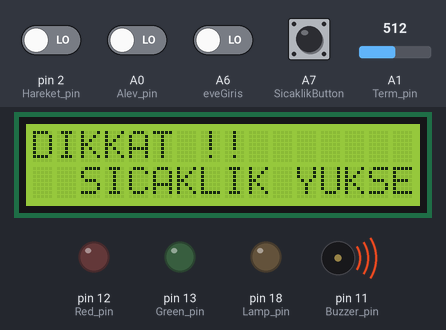
Simulated run of this sketch. Board: Arduino Mega 2560, built with avr-gcc and run on an emulated ATmega2560. Parts: 16×2 character LCD, output pins drawn as LEDs (lit = HIGH), buzzer (waves = sounding, pin HIGH). Dashed ring = blinking. The test bench sets the inputs (shaded band); at power-on: A0 (Alev_pin), A6 (eveGiris), A7 (SicaklikButton), pin 2 (Hareket_pin) LOW, A1 (Term_pin) = 512.

Above: at 1.2 s.
1.3 s: pin 2 (Hareket_pin) driven HIGH
At 2.5 s:
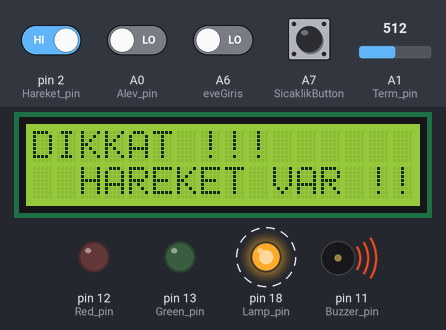
5.4 s: A1 (Term_pin) set to 65
7.6 s: A1 (Term_pin) set to 56
At 8.5 s:
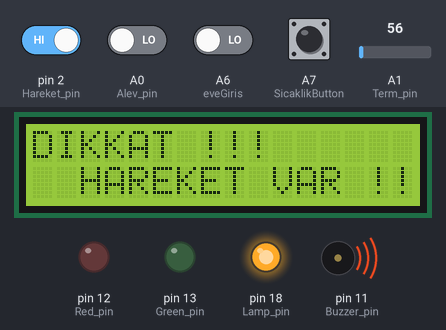
9.6 s: A0 (Alev_pin) driven HIGH
At 10.5 s:
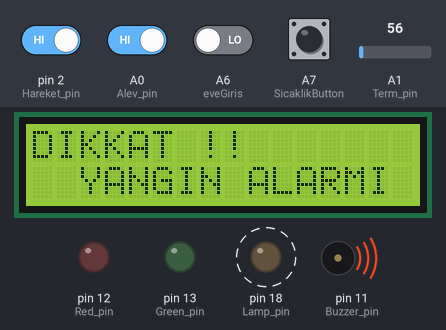
13.7 s: A1 (Term_pin) set to 20
At 15.9 s:
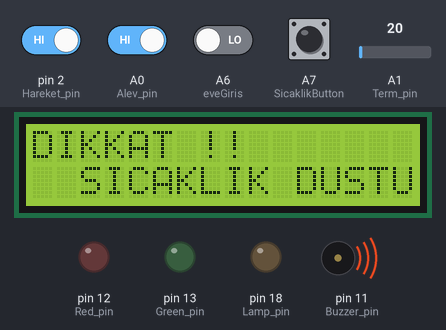
17.8 s: A7 (SicaklikButton) pulled HIGH for 0.6 s
At 18.9 s:
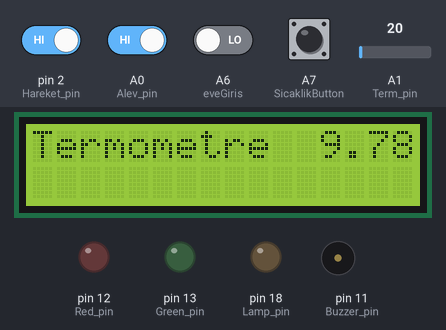
Timing chart, 0 to 21.6 s (numbered marks = the images above; inputs shaded):
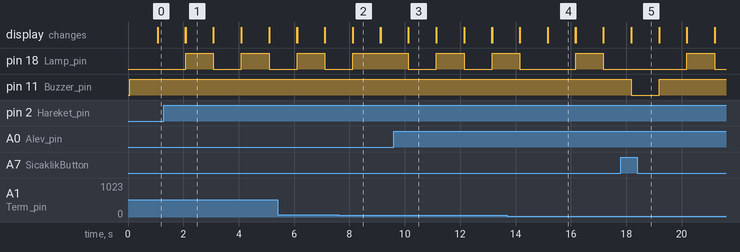

Measured:
- the behaviour switches between 62 and 61 on A1 (Term_pin) (found by bisection; images 1 and 2)
- after the input at 1.3 s, pin 18 (Lamp_pin): alternates HIGH for 1.0 s and LOW for 1.0 s, starting after 0.78 s; the display: first differs from a run without the input after 0.78 s (image 1)
- after the input at 7.6 s, pin 18 (Lamp_pin): goes on until 8.1 s, then stays HIGH
- after the input at 9.6 s, pin 18 (Lamp_pin): alternates HIGH for 1.0 s and LOW for 1.0 s, starting after 0.53 s; the display: changes after 0.53 s (image 3)
- after the input at 13.7 s, the display: first differs from a run without the input after 1.5 s (image 4)
- after the input at 17.8 s, pin 11 (Buzzer_pin): HIGH → LOW after 0.37 s, → HIGH 1.0 s later; the display: changes after 0.38 s (image 5)
- what the display in image 1 shows lasts 1.0 s, from 2.1 s to 3.1 s

The sketch:

Proje_Ak_ll__Ev.ino
```cpp
//200202061-200202062
//Tuğçe Nur Kardelen Mutlu-Zeynep Sinoğlu
#include <LiquidCrystal.h>
#include <Keypad.h>
LiquidCrystal lcd(34,33,32,31,30,29);

int Red_pin=12;
int Green_pin =13;
int Buzzer_pin=11;
int Lamp_pin=18;
int Alev_pin=A0;

const byte Satir=4;//keypad tanımlaması
const byte Sutun=3;
String sifre="4165";
String girilenSifre="";

int Term_pin=A1;//termometre
float TempCel=0;//okumayı voltaja dönüştürür.
float Temp=0;//voltajı santigrata çevirir.
int TempValue=0;//Sıcaklık Sensorunden bir okuma alır.
int Hareket_pin=2;
int eveGiris=A6;
int SicaklikButton=A7;

char Tuslar[Satir][Sutun]={//keypad tanımı
  {'1','2','3'},
  {'4','5','6'},
  {'7','8','9'},
  {'*','0','#'}
  };
  byte SatPins[Satir]={9,8,7,6};
  byte SutPins[Sutun]={5,4,3};
Keypad TusTakimi=Keypad(makeKeymap(Tuslar),SatPins,SutPins,Satir,Sutun);

void setup() {
 lcd.begin(16,2);
 lcd.setCursor(1,2);
pinMode(Red_pin,OUTPUT);
pinMode(Green_pin,OUTPUT);
pinMode(Buzzer_pin,OUTPUT);
pinMode(Lamp_pin,OUTPUT);
pinMode(Alev_pin,INPUT);
pinMode(Hareket_pin,INPUT);
pinMode(eveGiris,INPUT);
}

void loop() {
if(digitalRead(eveGiris)==1){
  char Tus=TusTakimi.getKey();
if(Tus!=NO_KEY){
  switch(Tus){
     case '*':
     lcd.clear();
     girilenSifre="";
     lcd.setCursor(0,1);
     lcd.print("kilitleniyor");
     delay(1000);
     lcd.clear();
     break;
     case '#':
     lcd.setCursor(0,1);
     if(girilenSifre==sifre){
       lcd.print("SIFRE DOGRU");
        digitalWrite(Green_pin,HIGH);
      digitalWrite(Buzzer_pin,HIGH);
      delay(1000);
      digitalWrite(Buzzer_pin,LOW);
      digitalWrite(Green_pin,LOW);
      }
      else{
        lcd.print("SIFRE YANLIS");
        digitalWrite(Red_pin,HIGH);
        digitalWrite(Buzzer_pin,HIGH);
         delay(1000);
          digitalWrite(Buzzer_pin,LOW);
          digitalWrite(Red_pin,LOW);
        }
        delay(1000);
        lcd.clear();
        girilenSifre="";
        break;
        default:
        lcd.print("*");
        girilenSifre+=Tus;
        break;
     }
    }
  }
  int  hareket=digitalRead(Hareket_pin);

if(digitalRead(eveGiris)==0){
   if(hareket==HIGH){
    lcd.println("DIKKAT !!!");
    lcd.setCursor(2,1);
    lcd.println("HAREKET VAR !!!");
    digitalWrite(Buzzer_pin,HIGH);
    digitalWrite(Lamp_pin,HIGH);
    delay(1000);
    lcd.clear();
    digitalWrite(Buzzer_pin,LOW);
    digitalWrite(Lamp_pin,LOW);
    }
  }
 int flame=digitalRead(Alev_pin);
  if(flame==HIGH){
     lcd.print("DIKKAT !!");
      lcd.setCursor(2,1);
      lcd.print("YANGIN ALARMI !!");
        digitalWrite(Buzzer_pin,HIGH);
      delay(1000);
      lcd.clear();
        digitalWrite(Buzzer_pin,LOW);
      }


TempValue=analogRead(Term_pin);//gerilimden sıcaklığadönonuşturme işlemi
TempCel=(TempValue/1023.0)*5000;
Temp=TempCel/10.0;
if(digitalRead(SicaklikButton)==1){
  lcd.println("Termometre");
  lcd.print(Temp);
  lcd.setCursor(2,1);
  delay(1000);
  lcd.clear();
  }

if(Temp>30){
   lcd.print("DIKKAT !!");
      lcd.setCursor(2,1);
      lcd.print("SICAKLIK YUKSELDI !!");
        digitalWrite(Buzzer_pin,HIGH);
      delay(1000);
      lcd.clear();
        digitalWrite(Buzzer_pin,LOW);
  }
  if(Temp<20){
   lcd.print("DIKKAT !!");
      lcd.setCursor(2,1);
      lcd.print("SICAKLIK DUSTU !!");
        digitalWrite(Buzzer_pin,HIGH);
      delay(1000);
      lcd.clear();
        digitalWrite(Buzzer_pin,LOW);

  }
}
```
